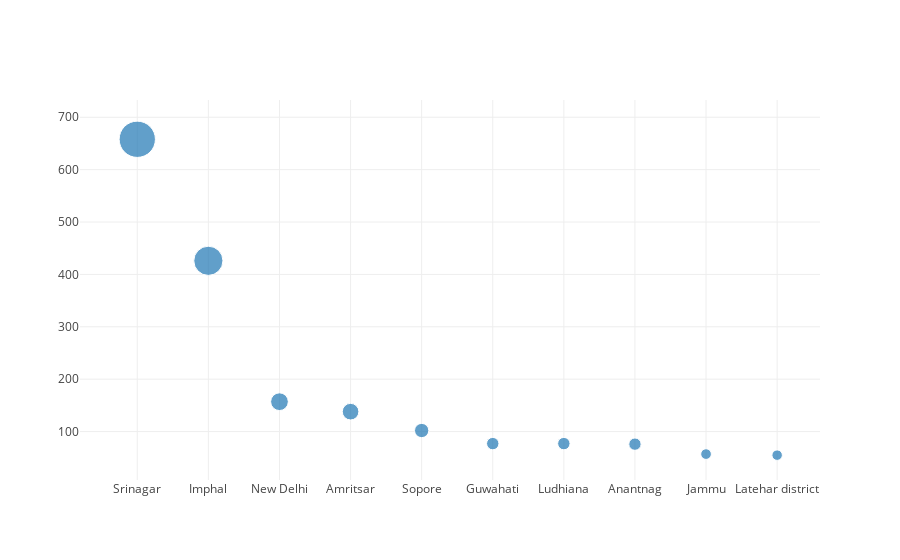

The cell this chart's notebook holds for it:
### Markdown cell above
### Mapping top 10 cities targeted in India, USA, and Iraq

### Code cell
df1_filter = df1[df1['targtype1_txt'] == "Private Citizens & Property"]
df1_filter = df1[df1['country_txt'] == "India"]
df1_filter = df1_filter[['city','latitude','longitude']]
df1_filter = df1_filter[df1_filter['city']!='Unknown' ]
data = df1_filter[['city','latitude','longitude']]
df1_filter = df1_filter.drop_duplicates(subset=None, keep='first', inplace=False)
data_city = pd.DataFrame({
    'city':data['city'].value_counts().index,
   'value':data['city'].value_counts().values
})
data = [
    {
        'x': data_city['city'][0:10].values,
        'y': data_city['value'][0:10].values,
        'mode': 'markers',
        'marker': {
            'sizemode': 'area',
         #   'sizeref': 'sizeref',
            'size': data_city['value'][0:10]
              }
    }
]
iplot(data)
City_State = pd.merge(data_city, df1_filter, how='left', left_on='city', right_on='city')
City_State = City_State.drop_duplicates(subset='city', keep='first', inplace=False)
count = City_State['value'].values
m = folium.Map(location=[28,81], tiles="Mapbox Bright", zoom_start=4.5)
for i in range(0,10):
   folium.Circle(
      location=[City_State.iloc[i]['latitude'], City_State.iloc[i]['longitude']],
      #location=[20, 81],
      popup=City_State.iloc[i]['city'],
      radius=int(count[i])*300,
      color='crimson',
      fill=True,
      fill_color='crimson'
   ).add_to(m)
m

### Figure 1 — Plotly figure (JSON) as saved in the notebook; plotly's stock layout.template omitted (floating-point values rounded to 4 significant figures)
{"data": [{"marker": {"size": [658, 426, 157, 138, 102, 77, 77, 76, 57, 55], "sizemode": "area"}, "mode": "markers", "type": "scatter", "uid": "32624d8d-55e6-4b36-86be-ac61e98bff53", "x": ["Srinagar", "Imphal", "New Delhi", "Amritsar", "Sopore", "Guwahati", "Ludhiana", "Anantnag", "Jammu", "Latehar district"], "y": [658, 426, 157, 138, 102, 77, 77, 76, 57, 55]}], "layout": {}}
